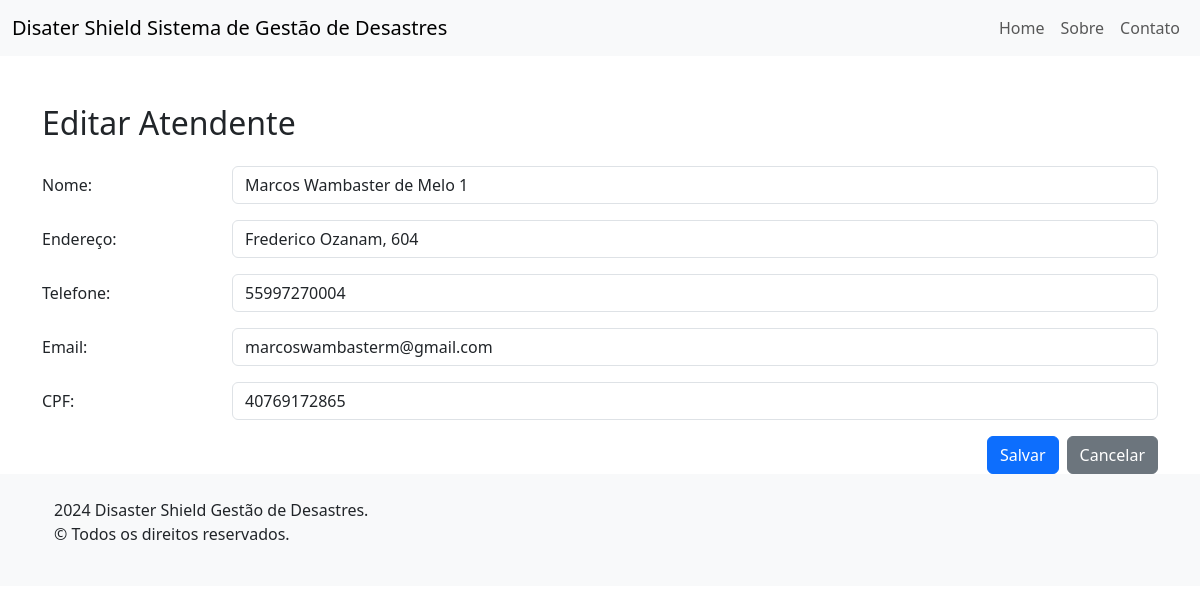
Page /voluntarios/atendentes/editar/6/ on the committed database.
### voluntarios/models.py (models this page shows, shortened)
class Voluntario(models.Model):
    nome = models.CharField(max_length=100)
    endereco = models.CharField(max_length=200)
    telefone = models.CharField(max_length=15)
    email = models.EmailField()
    class Meta:
        abstract = True

class Atendente(Voluntario):
    cpf = models.CharField(max_length=11)

### voluntarios/views.py (the view)
# urls.py: path('atendentes/editar/<int:pk>/', views.editar_atendente, name='editar_atendente'),
def editar_atendente(request, pk):
    atendente = get_object_or_404(Atendente, pk=pk)
    if request.method == 'POST':
        form = AtendenteForm(request.POST, instance=atendente)
        if form.is_valid():
            form.save()
            return redirect('listar_atendentes')
    else:
        form = AtendenteForm(instance=atendente)
    return render(request, './form_atendente.html', {'form': form})

### voluntarios/forms.py
class AtendenteForm(forms.ModelForm):
    class Meta:
        model = Atendente
        fields = ['nome', 'endereco', 'telefone', 'email', 'cpf']

### voluntarios/templates/form_atendente.html (shortened to what this page needs)
{% extends "base.html" %}
{% block content %}
<div class="container mt-5">
    <h2 class="mb-4">{% if form.instance.pk %}Editar Atendente{% else %}Adicionar Atendente{% endif %}</h2>
    <form method="post" action="{% if form.instance.pk %}{% url 'editar_atendente' form.instance.pk %}{% else %}{% url 'adicionar_atendente' %}{% endif %}">
        <div class="mb-3 row">
            <label for="nome" class="col-sm-2 col-form-label">Nome:</label>
            <div class="col-sm-10">
                <input type="text" class="form-control" id="nome" name="nome" value="{{ form.instance.nome }}" required>
            </div>
        </div>
        <div class="mb-3 row">
            <label for="endereco" class="col-sm-2 col-form-label">Endereço:</label>
            <div class="col-sm-10">
                <input type="text" class="form-control" id="endereco" name="endereco" value="{{ form.instance.endereco }}" required>
            </div>
        </div>
        <div class="mb-3 row">
            <label for="telefone" class="col-sm-2 col-form-label">Telefone:</label>
            <div class="col-sm-10">
                <input type="tel" class="form-control" id="telefone" name="telefone" value="{{ form.instance.telefone }}" required>
            </div>
        </div>
        <div class="mb-3 row">
            <label for="email" class="col-sm-2 col-form-label">Email:</label>
            <div class="col-sm-10">
                <input type="email" class="form-control" id="email" name="email" value="{{ form.instance.email }}" required>
            </div>
        </div>
        <div class="mb-3 row">
            <label for="cpf" class="col-sm-2 col-form-label">CPF:</label>
            <div class="col-sm-10">
                <input type="text" class="form-control" id="cpf" name="cpf" value="{{ form.instance.cpf }}" required>
            </div>
        </div>
        <div class="d-flex justify-content-end">
            <button type="submit" class="btn btn-primary me-2">Salvar</button>
            <a href="{% url 'listar_atendentes' %}" class="btn btn-secondary">Cancelar</a>
        </div>
    </form>
</div>
{% endblock %}

### rows in the picture
Atendente: nome "Marcos Wambaster de Melo 1", endereco "Frederico Ozanam, 604", telefone "55997270004", email "marcoswambasterm@gmail.com", cpf "40769172865"
